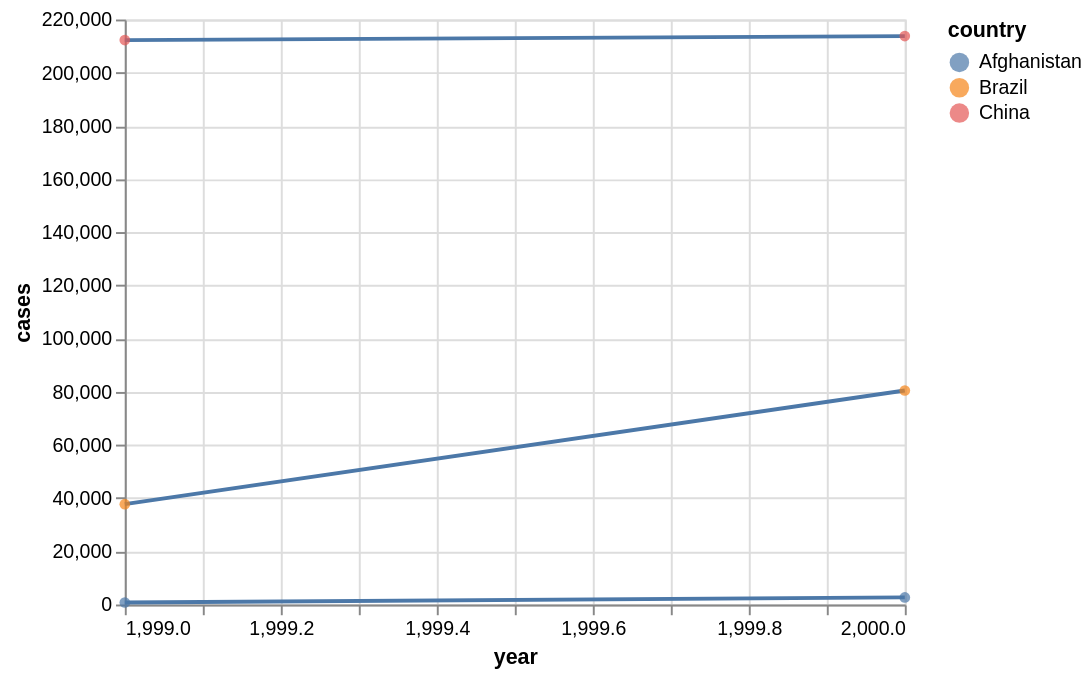

Write notebook code for a chart like this one.
### Code cell
base_chart = (alt.Chart(table1).
  encode(alt.X('year'), alt.Y('cases'), detail = 'country'))

chart = base_chart.mark_line() + base_chart.encode(color = 'country').mark_circle()
chart
# chart.save("screenshots/altair_table1.png")

### Figure 1 — Vega-Lite specification as saved in the notebook (floating-point values rounded to 4 significant figures)
{"config": {"view": {"continuousWidth": 400, "continuousHeight": 300}}, "layer": [{"mark": "line", "encoding": {"detail": {"field": "country", "type": "nominal"}, "x": {"field": "year", "type": "quantitative"}, "y": {"field": "cases", "type": "quantitative"}}}, {"mark": "circle", "encoding": {"color": {"field": "country", "type": "nominal"}, "detail": {"field": "country", "type": "nominal"}, "x": {"field": "year", "type": "quantitative"}, "y": {"field": "cases", "type": "quantitative"}}}], "data": {"name": "data-20ffb3f0310e59a250f017f3c14436e7"}, "$schema": "https://vega.github.io/schema/vega-lite/v4.17.0.json", "datasets": {"data-20ffb3f0310e59a250f017f3c14436e7": [{"country": "Afghanistan", "year": 1999, "cases": 745, "population": 19987071}, {"country": "Afghanistan", "year": 2000, "cases": 2666, "population": 20595360}, {"country": "Brazil", "year": 1999, "cases": 37737, "population": 172006362}, {"country": "Brazil", "year": 2000, "cases": 80488, "population": 174504898}, {"country": "China", "year": 1999, "cases": 212258, "population": 1272915272}, {"country": "China", "year": 2000, "cases": 213766, "population": 1280428583}]}}
